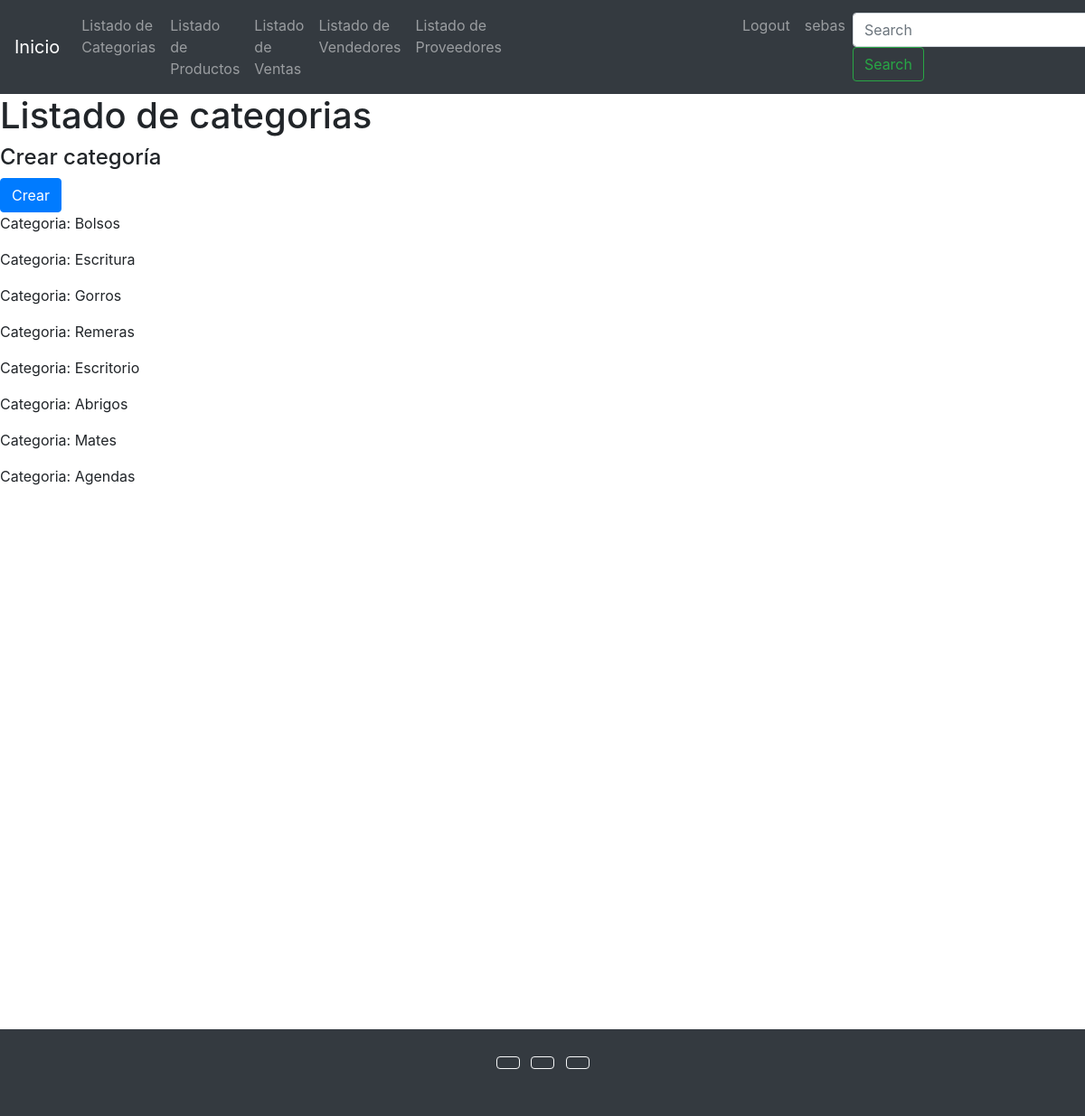
/categories/list-categories/ (signed in), run on the app's committed database.
### categories/models.py (models this page shows)
class Category(models.Model):
    name = models.CharField(max_length=50, unique=True)

### categories/views.py (the view)
# urls.py: path('list-categories/', list_categories),
@login_required
def list_categories(request):
    if 'search' in request.GET:
        search = request.GET['search']
        categories = Category.objects.filter(name__contains=search)
    else:
        categories = Category.objects.all()
    context = {
        'categories':categories
    }
    return render(request, 'categories/list_categories.html', context=context)

### templates/categories/list_categories.html (shortened to what this page needs)
{% extends 'base.html' %}
{% block content %}
    <h1>Listado de categorias</h1>
    <h4>Crear categoría</h4>        <a href="/categories/create-category/" class="btn btn-primary">Crear</a>
    {% for category in categories %}
        <p>Categoria: {{category.name}} </p>
    {% endfor %}
{% endblock %}

### templates/base.html (shortened to what this page needs)
<!DOCTYPE html>
<html lang="en">
<head>
    <link rel="stylesheet" href="https://cdn.jsdelivr.net/npm/bootstrap@4.6.2/dist/css/bootstrap.min.css"
>
</head>
<body>
    <header>
        <nav class="navbar navbar-expand-lg navbar-dark bg-dark">
            <a class="navbar-brand" href="/">Inicio</a>
            <div class="collapse navbar-collapse" id="navbarSupportedContent">
                <ul class="navbar-nav mr-auto">
                    <li class="nav-item">
                        <a class="nav-link" href="/categories/list-categories/">Listado de Categorias</a>
                    </li>
                    <li class="nav-item">
                        <a class="nav-link" href="/products/list-products/">Listado de Productos</a>
                    </li>
                    <li class="nav-item">
                        <a class="nav-link" href="/sells/list-sells/">Listado de Ventas</a>
                    </li>
                    <li class="nav-item">
                        <a class="nav-link" href="/sellers/list-sellers/">Listado de Vendedores</a>
                    </li>
                    <li class="nav-item" style="margin-right: 250px;">
                        <a class="nav-link" href="/providers/list-providers/">Listado de Proveedores</a>
                    </li>
                    {% if request.user.is_authenticated %}
                    <li class="nav-item">
                        <a class="nav-link" href="/users/logout/">Logout</a>
                    </li>
                    <li class="nav-item">
                        <a class="nav-link" href="/users/update/">{{request.user.username}}</a>
                    </li>
                    {% endif %}
                </ul>
                <form class="form-inline my-2 my-lg-0" action="/categories/list-categories/" method="GET">
                    <input class="form-control mr-sm-2" type="search" placeholder="Search" aria-label="Search">
                    <button class="btn btn-outline-success my-2 my-sm-0" type="submit">Search</button>
                </form>
            </div>
        </nav>
    </header>
    {% block content %}
    {% endblock %}
    <footer class="bg-dark text-center text-white" style="margin-top:600px;">
        <div class="container p-4">
        <section class="mb-4">
            <a class="btn btn-outline-light btn-floating m-1" href="#!" role="button"
            ></a>
            <a class="btn btn-outline-light btn-floating m-1" href="#!" role="button"
            ></a>
            <a class="btn btn-outline-light btn-floating m-1" href="#!" role="button"
            ></a>
</body>
</html>

### data on the page
Category: name "Bolsos"
Category: name "Escritura"
Category: name "Gorros"
Category: name "Remeras"
Category: name "Escritorio"
Category: name "Abrigos"
Category: name "Mates"
Category: name "Agendas"

### other printed values
{{ request.user.username }} "sebas"
